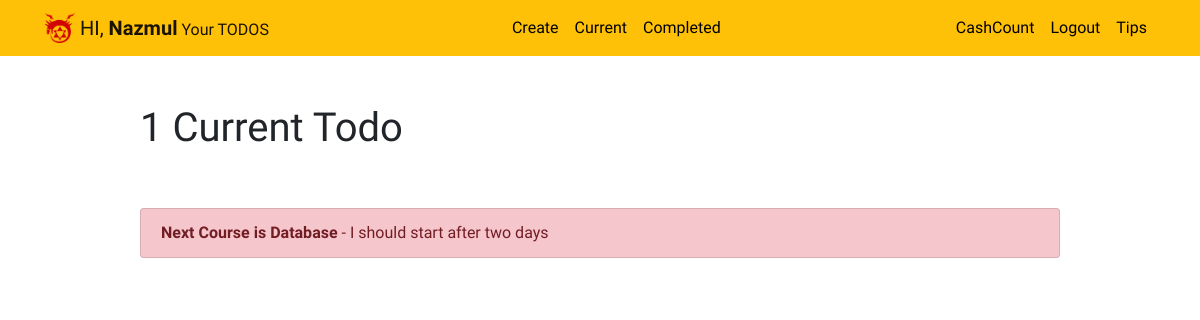
/currenttodo/ (signed in), run on an earlier commit of the app's database.
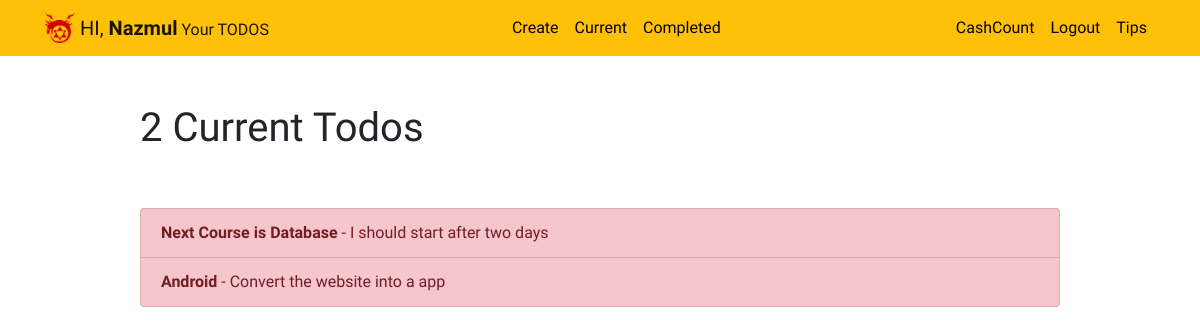
And on a later commit of the database.
### todo_a/models.py (models this page shows, shortened)
class TODO(models.Model):
    title = models.CharField(max_length=100)
    memo = models.TextField(blank=True)
    created = models.DateTimeField(auto_now_add=True)
    datecompleted = models.DateTimeField(null=True,blank=True)
    important = models.BooleanField(default=False)
    user = models.ForeignKey(User, on_delete=models.CASCADE)

### todo_a/views.py (the view)
# urls.py: path('currenttodo/',views.currenttodo,name="currenttodo"),
@login_required
def currenttodo(request):
    todos = TODO.objects.filter(user=request.user,datecompleted__isnull=True)
    return render(request,'todo_a/currenttodo.html',{'todos':todos})

### todo_a/templates/todo_a/currenttodo.html
{% extends 'todo_a/base.html' %}
{% block content %}
    <div class="row justify-content-center mt-5">
        <div class="col-md-10">
            {% if todos %}
                 <h1>{{ todos.count }} Current Todo{{ todos.count|pluralize }}</h1>
            {% else %}
                           <h1>Current Todos</h1>
            {% endif %}
        </div>
    </div>
    <div class="row justify-content-center mt-5">
        <div class="col-md-10">
        {% if todos %}
            <div class="list-group">
                {% for todo in todos %}
                    <a href="{% url 'viewtodo' todo.id %}" class="list-group-item list-group-item-action{% if todo.important %} list-group-item-danger{% endif %}"><b>{{ todo.title }}</b>{% if todo.memo %} - {{ todo.memo|truncatechars:30 }}{% endif %}</a>
                {% endfor %}
            </div>
        {% else %}
            <div class="text-center">
                <h2>Looks like you don't have any todos! Nice work.</h2>
            <br>
            <a role="button" class="btn btn-primary" href="{% url 'createtodo' %}">New Todo</a>
            </div>
        {% endif %}
        </div>
    </div>
{% endblock %}

What changed in the data, as far as the page shows it:
added TODO: title "Android", memo "Convert the website into a app"
Also different on the page:
{{ todos.count }}: "1" → "2"
